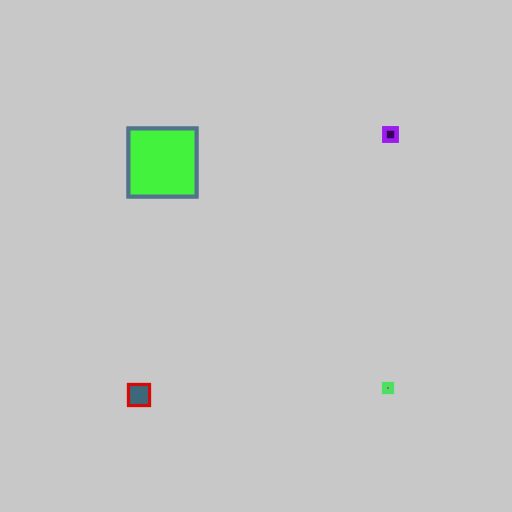
Frame 1 (no input)
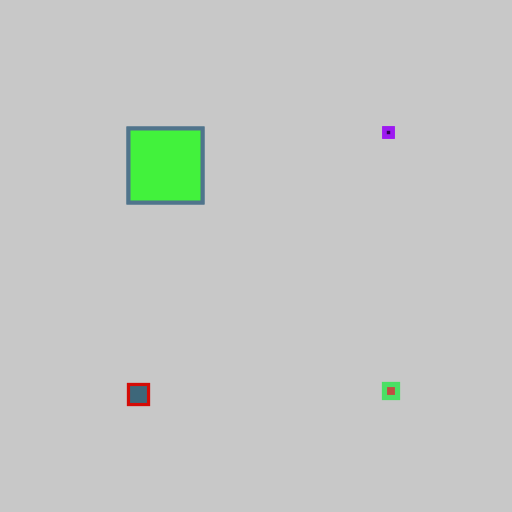
Frame 60 (the mouse pressed at the canvas centre just before this capture)
Frame 120 (the mouse held since frame 60 and released just before this capture): identical to frame 60, image omitted

The Processing sketch that drew these frames (run headless with seeded random() and noise(); from frame 60 on, the mouse is pressed at the canvas centre):

// Processing sketch: repaso2
// ── repaso2.pde
Cuadrado [] cuadrados;
int N;
// Función para configurar
void setup() {
  N = 4;
  size(512, 512);
  cuadrados = new Cuadrado[N];
  int mitad = width/2;
  int cuarto = mitad/2;
  cuadrados[0] = new Cuadrado(cuarto, cuarto, random(10,100) );
  cuadrados[1] = new Cuadrado(mitad + cuarto, cuarto, random(10,100) );
  cuadrados[2] = new Cuadrado(cuarto, mitad + cuarto, random(10,100) );
  cuadrados[3] = new Cuadrado(mitad + cuarto, mitad + cuarto, random(10,100) );
  //for (int k = 0; k < N; k++) {
  //  cuadrados[k] = new Cuadrado(random(0,width), random(0, height), random(10,30) );
  //}
}

// Función para mostrar información..
void draw() {
  background(200);
  for (int k = 0; k < N; k++) {
    cuadrados[k].Dibujar();
  }
   cuadrados[0].Dibujar();
   cuadrados[1].Dibujar();
   cuadrados[2].Dibujar();
   cuadrados[3].Dibujar();
  
  
}

// ── Cuadrado.pde
class Cuadrado {
  // Parámetros, aka atributos
  float x;
  float y;
  float lado;
  float fase;
  color relleno;
  color color_linea;
  float ancho;
  
  // Constructor
  Cuadrado() {
    x = 0.0f;
    y = 0.0f;
    lado = 20.0;
    relleno = color(random(0,255), random(0,255), random(0,255));
    fase = random(0,2*PI);
    color_linea = color(random(0,255), random(0,255), random(0,255));
    ancho = random(1, 10);
  }
  
  // Constructor
  Cuadrado(float x_, float y_, float lado_) {
    x = x_;
    y = y_;
    lado = lado_;
    relleno = color(random(0,255), random(0,255), random(0,255));
    fase = random(0,2*PI);
    color_linea = color(random(0,255), random(0,255), random(0,255));
    ancho = random(1, 10); 
}
  
  // Constructor copia
  Cuadrado(Cuadrado c) {
    x = c.x;
    y = c.y;
    lado = c.lado;
    relleno = c.relleno;
    color_linea = c.color_linea;
    ancho = c.ancho;
  }
  
  void Dibujar() {
    float dlado = 10 * sin(2 * PI* (millis()/1000.0)+fase);
    fill(relleno);
    stroke(color_linea);
    strokeWeight(ancho); 
    rect(x,y,lado + dlado,lado+dlado); 
  }
  
}
